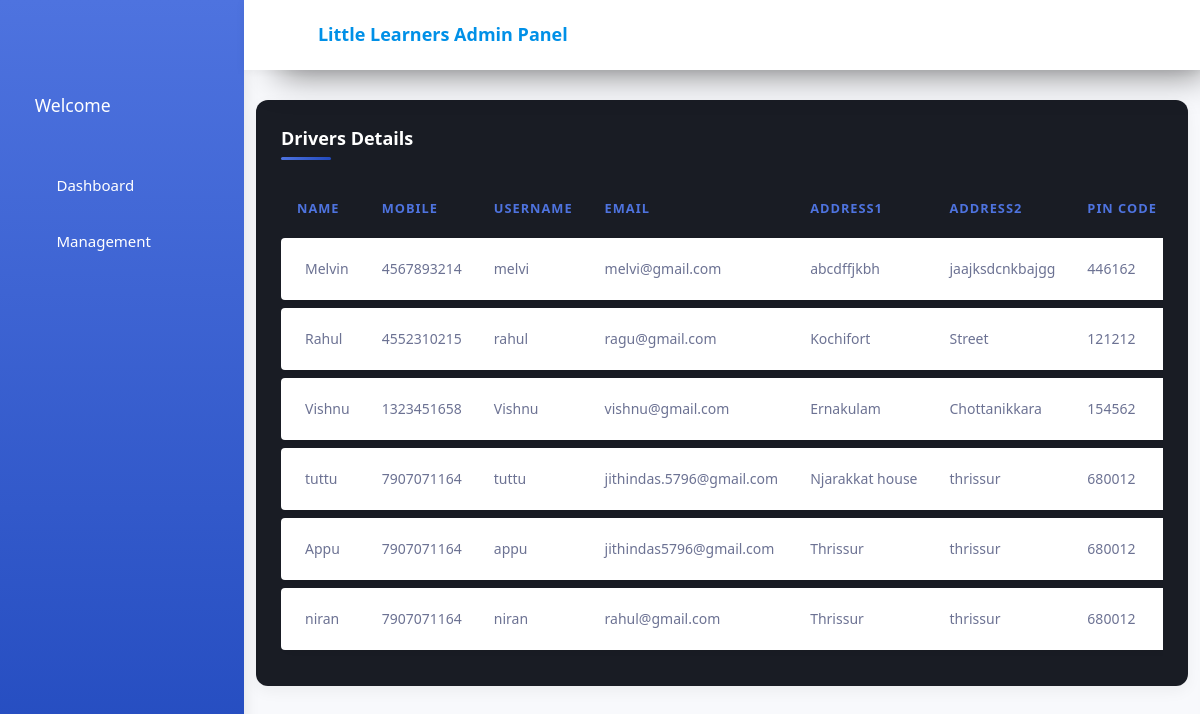
Screenshot of /AdminSide/Drivers_List/ with the database file from the repository.
### AdminSide/models.py (models this page shows)
class Driverdb(models.Model):
    STATUS_CHOICES = [
        ('NOT_VERIFIED', 'Not Verified'),
        ('VERIFIED', 'Verified'),
        ('REJECTED', 'Rejected'),
    ]
    Name=models.CharField(max_length=30,null=True,blank=True)
    Password=models.CharField(max_length=20,null=True,blank=True)
    Mobile=models.CharField(max_length=20,null=True,blank=True)
    Username=models.CharField(max_length=20,null=True,blank=True,unique=True)
    Email=models.EmailField(max_length=20,null=True,blank=True,unique=True)
    Address1=models.CharField(max_length=90,null=True,blank=True)
    Address2=models.CharField(max_length=90,null=True,blank=True)
    Pin_Code=models.CharField(max_length=10,null=True,blank=True)
    License_Number=models.CharField(max_length=20,null=True,blank=True)
    ID_Image=models.ImageField(upload_to="Driver Documents")
    Message=models.CharField(max_length=10,null=True,blank=True)
    Verified=models.CharField(default="Not Verified",null=True,blank=True,choices=STATUS_CHOICES,max_length=100)
    Vehicle_Num=models.CharField(null=True,blank=True,max_length=10)

### AdminSide/views.py (the view)
# urls.py: path('Drivers_List/',views.Drivers_List,name="Drivers_List"),
def Drivers_List(req):
    x=Driverdb.objects.all()
    return render(req,"Drivers List.html",{'x':x})

### AdminSide/templates/Drivers List.html (shortened to what this page needs)
{% extends 'Index.html' %}
{% block content %}
<div style="margin-top: 100px;" class="col-12 grid-margin">
  <div class="card">
    <div class="card-body">
      <h4 class="card-title">Drivers Details</h4>
      <div class="table-responsive">
        <table class="table">
          <thead>
            <tr>
              <th>Name</th>
              <th>Mobile </th>
              <th> Username </th>
              <th> Email </th>
              <th> Address1 </th>
              <th> Address2 </th>
              <th> Pin Code </th>
            </tr>
          </thead>
          <tbody>
            {% for i in x %}
            <tr>
              <td class="rounded-left">
                <span class="pl-2">{{i.Name}}</span>
              </td>
              <td> {{i.Mobile}} </td>
              <td> {{i.Username}} </td>
              <td> {{i.Email}} </td>
              <td> {{i.Address1}} </td>
              <td> {{i.Address2}} </td>
              <td> {{i.Pin_Code}} </td>
            </tr>
            {% endfor %}
          </tbody>
        </table>
      </div>
    </div>
  </div>
</div>
{% endblock %}

### AdminSide/templates/Index.html (style rules this page uses)
:root { --primary-color: #4e73df; --secondary-color: #1cc88a; --danger-color: #e74a3b; --warning-color: #f6c23e; --dark-color: #5a5c69; --card-border-radius: 12px; --transition-speed: 0.3s; }
body { font-family: 'Nunito', 'Segoe UI', Roboto, 'Helvetica Neue', Arial, sans-serif; background-color: #f8f9fc; }
.card { border: none; border-radius: var(--card-border-radius); box-shadow: 0 5px 15px rgba(0, 0, 0, 0.05); transition: transform var(--transition-speed), box-shadow var(--transition-speed); overflow: hidden; }
.card-body { padding: 1.5rem; }
.table { border-collapse: separate; border-spacing: 0 8px; }
.table thead th { border-bottom: none; font-weight: 600; text-transform: uppercase; font-size: 0.8rem; letter-spacing: 1px; color: #4e73df; padding: 1rem; }
.table tbody tr { background-color: white; box-shadow: 0 2px 5px rgba(0, 0, 0, 0.05); border-radius: 10px; transition: all var(--transition-speed); }
.table tbody td { border-top: none; padding: 1rem; vertical-align: middle; }
.card-title { font-weight: 700; margin-bottom: 1.5rem; color: #4e73df; position: relative; padding-bottom: 10px; }
.card-title:after { content: ''; position: absolute; left: 0; bottom: 0; width: 50px; height: 3px; background: linear-gradient(90deg, #4e73df, #224abe); border-radius: 2px; }

### rows the page displays
Driverdb: Name "Melvin", Mobile "4567893214", Username "melvi", Email "melvi@gmail.com", Address1 "abcdffjkbh", Address2 "jaajksdcnkbajgg", Pin_Code "446162"
Driverdb: Name "Rahul", Mobile "4552310215", Username "rahul", Email "ragu@gmail.com", Address1 "Kochifort", Address2 "Street", Pin_Code "121212"
Driverdb: Name "Vishnu", Mobile "1323451658", Username "Vishnu", Email "vishnu@gmail.com", Address1 "Ernakulam", Address2 "Chottanikkara", Pin_Code "154562"
Driverdb: Name "tuttu", Mobile "7907071164", Username "tuttu", Email "jithindas.5796@gmail.com", Address1 "Njarakkat house", Address2 "thrissur", Pin_Code "680012"
Driverdb: Name "Appu", Mobile "7907071164", Username "appu", Email "jithindas5796@gmail.com", Address1 "Thrissur", Address2 "thrissur", Pin_Code "680012"
Driverdb: Name "niran", Mobile "7907071164", Username "niran", Email "rahul@gmail.com", Address1 "Thrissur", Address2 "thrissur", Pin_Code "680012"
